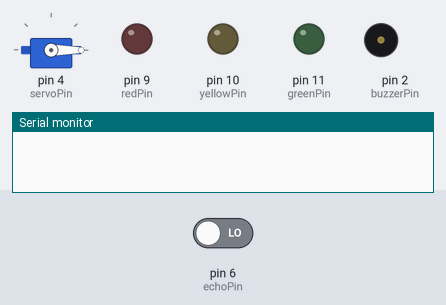
The sketch below on a simulated Arduino Uno, built with avr-gcc and run on an emulated ATmega328P. Shown: servo, output pins drawn as LEDs (lit = HIGH), buzzer (waves = sounding, pin HIGH), the last lines printed to the serial monitor. The inputs (shaded band) are chosen by the test bench; at power-on: pin 6 (echoPin) LOW. Pins used as bus, display or sensor lines are not drawn.

Above: at 0.1 s.
At 3.87 s:
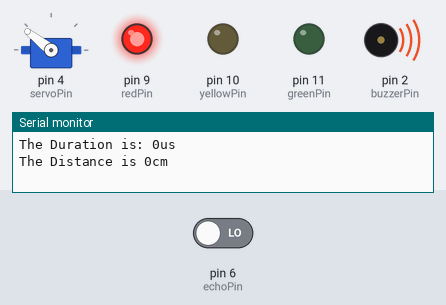
At 7.48 s:
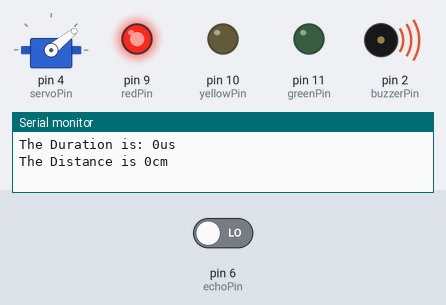
At 17.08 s:
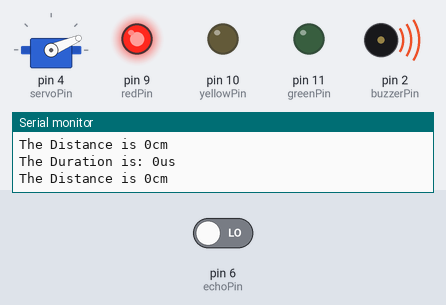
At 25.76 s:
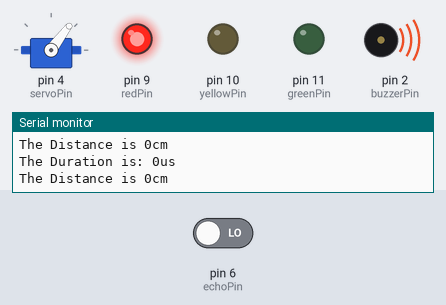
At 36.1 s:
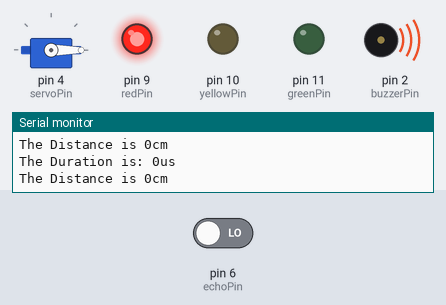
Timing chart, 0 to 40.0 s (numbered marks = the images above):
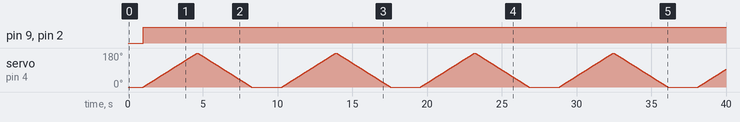

Measured:
- by itself, pin 9 (redPin), pin 2 (buzzerPin): LOW → HIGH at 1.0 s

The sketch:

UltraSonicServoBuzzer.ino
```cpp
#include <Servo.h>

int redPin = 9;
int yellowPin = 10;
int greenPin = 11;
int buzzerPin = 2;
int echoPin = 6;
int trigPin = 5;
int distance;
long duration;
Servo myServo;
int pos;
int servoPin = 4;


void setup() {
  Serial.begin(9600);

  myServo.attach(servoPin);

  pinMode(redPin, OUTPUT);
  pinMode(yellowPin, OUTPUT);
  pinMode(greenPin, OUTPUT);
  pinMode(buzzerPin, OUTPUT);
  pinMode(echoPin, INPUT);
  pinMode(trigPin, OUTPUT);

  digitalWrite(redPin, LOW);
  digitalWrite(yellowPin, LOW);
  digitalWrite(greenPin, LOW);
  digitalWrite(buzzerPin, LOW);
  digitalWrite(echoPin, LOW);
  digitalWrite(trigPin, LOW);
  myServo.write(0);
  // put your setup code here, to run once:

}

void loop() {
  digitalWrite(trigPin, HIGH);
  delay(10);
  digitalWrite(trigPin, LOW);

  duration = pulseIn(echoPin, HIGH);

  distance = (duration * 0.034) / 2;

  Serial.print("The Duration is: ");
  Serial.print(duration);
  Serial.println("us");
  Serial.print("The Distance is ");
  Serial.print(distance);
  Serial.println("cm");

  if(distance <= 20){
    digitalWrite(redPin, HIGH);
    digitalWrite(yellowPin, LOW);
    digitalWrite(greenPin, LOW);
    digitalWrite(buzzerPin, HIGH);
  }
  else if(distance <= 50 && distance > 20){
    digitalWrite(redPin, LOW);
    digitalWrite(yellowPin, HIGH);
    digitalWrite(greenPin, LOW);
    digitalWrite(buzzerPin, LOW);
  }
  else{
    digitalWrite(redPin, LOW);
    digitalWrite(yellowPin, LOW);
    digitalWrite(greenPin, HIGH);
    digitalWrite(buzzerPin, LOW);
  }

  for(pos = 0; pos <= 180; pos++){
    myServo.write(pos);
    delay(20);
  }

  for(pos = 180; pos >= 0; pos--){
    myServo.write(pos);
    delay(20);
  }

  delay(1000);
  // put your main code here, to run repeatedly:

}
```
